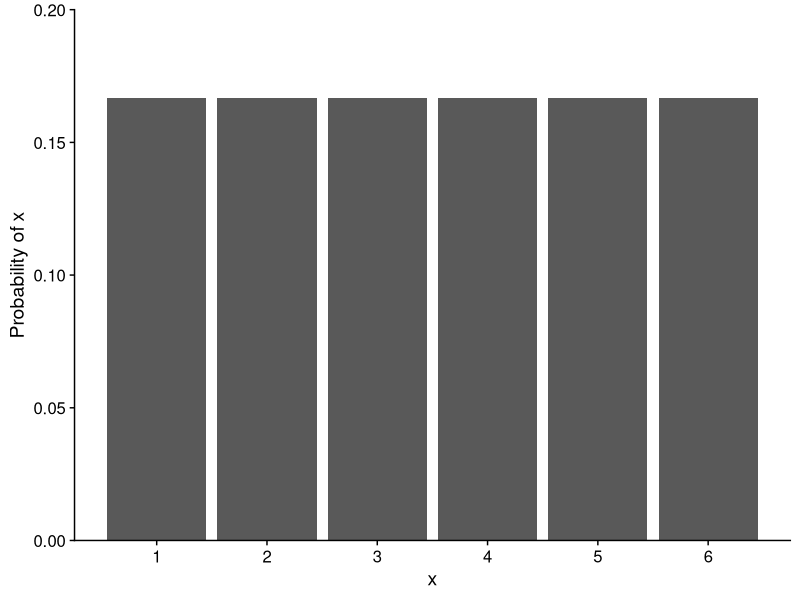
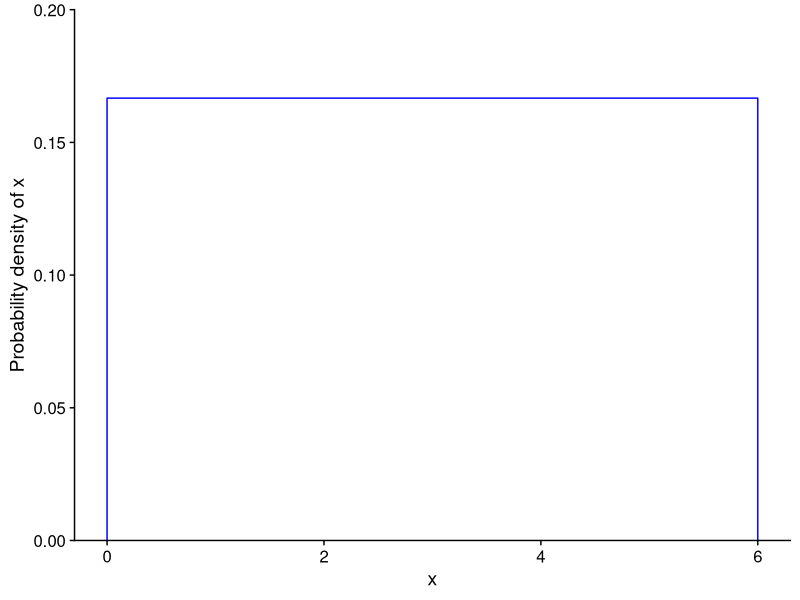
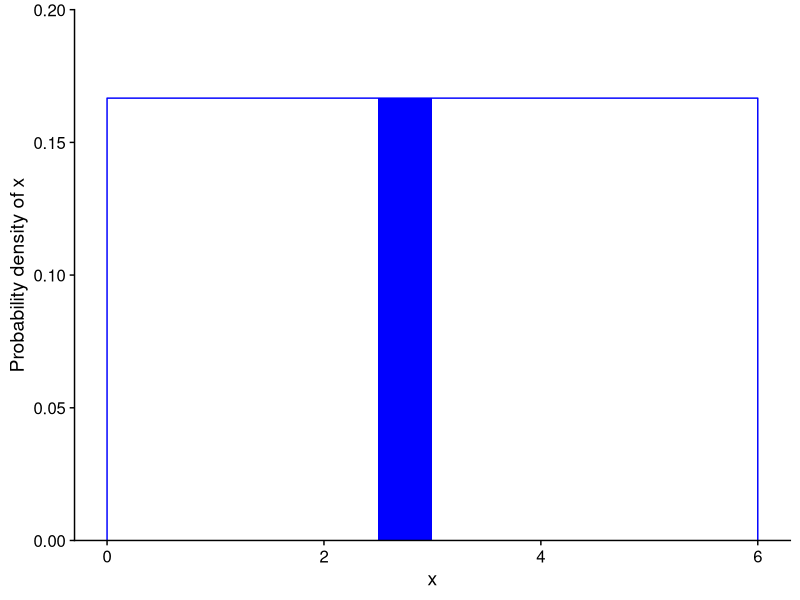
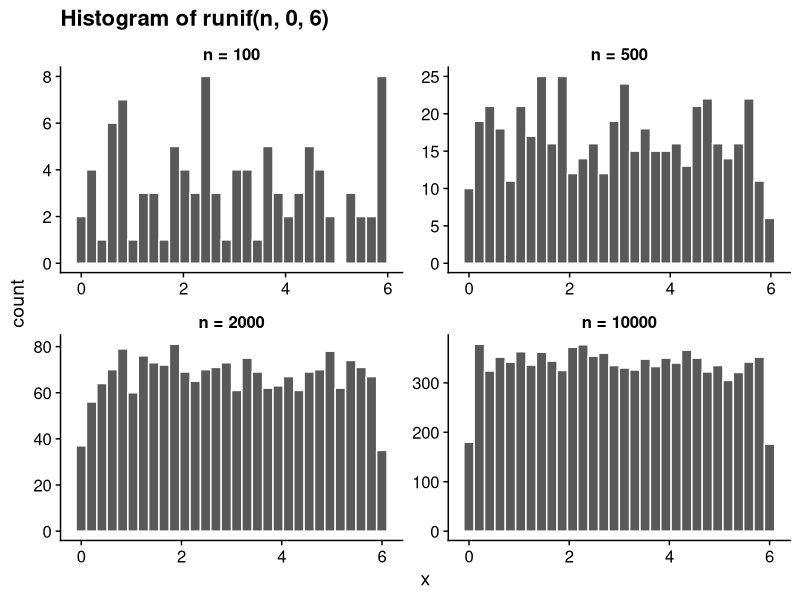
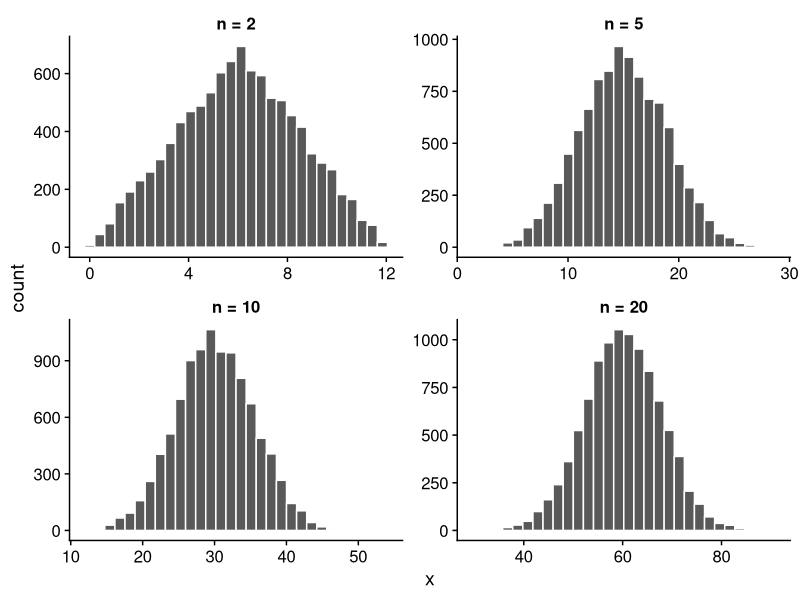
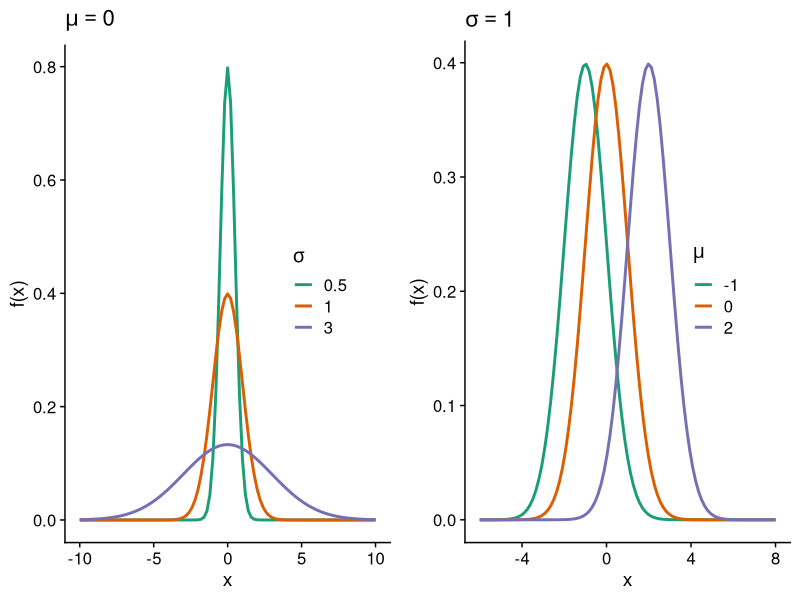

The R script that drew these images, in order: (Note: this script raises an error after producing the figures.)
## ---- chunk 1
knitr::opts_chunk$set(echo = TRUE)
library(tidyverse)
library(cowplot)
theme_set(theme_cowplot())
set.seed(7102)
## ---- chunk 2
ggplot(NULL, aes(x = 1:6, y = 1/6)) +
    labs(x = "x", y = "Probability of x") +
    geom_bar(stat = "identity") +
    scale_x_continuous(breaks = 1:6) +
    scale_y_continuous(expand = c(0, 0), limits = c(0, 0.2))
## ---- chunk 3
ggplot(NULL, aes(x = c(-1E-6, 1E-6, 6 - 1E-6, 6 + 1E-6), y = c(0, 1/6, 1/6, 0))) +
    labs(x = "x", y = "Probability density of x") +
    scale_y_continuous(expand = c(0, 0), limits = c(0, 0.2)) +
    geom_line(color = "blue")
## ---- chunk 4
ggplot(NULL, aes(x = c(-1E-6, 1E-6, 6 - 1E-6, 6 + 1E-6), y = c(0, 1/6, 1/6, 0))) +
    labs(x = "x", y = "Probability density of x") +
    scale_y_continuous(expand = c(0, 0), limits = c(0, 0.2)) +
    geom_line(color = "blue") +
    geom_rect(xmin = 2.5, xmax = 3, ymin = 0, ymax = 1/6, fill = "blue")
## ---- chunk 5
x <- runif(n = 10, min = 0, max = 6)
round(x, 2) # round shows values with 2 decimals
## ---- chunk 6
df <- data.frame(n = c(100, 500, 2000, 10000)) %>%
    mutate(x = map(n, ~ runif(n = ., min = 0, max = 6))) %>%
    unnest()
ggplot(df, aes(x = x)) +
    labs(title = "Histogram of runif(n, 0, 6)") +
    geom_histogram(color = "white") +
    facet_wrap(~ n, scales = "free", labeller = function(x) label_both(x, sep = " = ")) +
    theme(strip.background = element_blank(), strip.text = element_text(face = "bold"))
## ---- chunk 7
# Sum of n random variables with a uniform distribution between min and max
sum_unif <- function(n, min, max) {
    sum(runif(n, min, max))
}

n <- 10
x <- replicate(10000, sum_unif(n, 0, 6))
## ---- chunk 8
df <- data.frame(n = c(2, 5, 10, 20)) %>%
    mutate(x = map(n, ~ replicate(10000, sum_unif(., 0, 6)))) %>%
    unnest()
ggplot(df, aes(x = x)) +
    geom_histogram(color = "white") + 
    facet_wrap(~ n, scales = "free", labeller = function(x) label_both(x, sep = " = ")) +
    theme(strip.background = element_blank(), strip.text = element_text(face = "bold"))
## ---- chunk 9
p1 <- ggplot(data.frame(x = c(-10, 10)), aes(x)) +
    labs(y = "f(x)", title = expression(mu == 0), color = expression(sigma)) +
    stat_function(aes(color = "0.5"), fun = dnorm, args = list(mean = 0, sd = 0.5), size = 1) +
    stat_function(aes(color = "1"), fun = dnorm, args = list(mean = 0, sd = 1), size = 1) +
    stat_function(aes(color = "3"), fun = dnorm, args = list(mean = 0, sd = 3), size = 1) +
    scale_color_brewer(palette = "Dark2") +
    theme(legend.position = c(0.7, 0.5))

p2 <- ggplot(data.frame(x = c(-6, 8)), aes(x)) +
    labs(y = "f(x)", title = expression(sigma == 1), color = expression(mu)) +
    stat_function(aes(color = "-1"), fun = dnorm, args = list(mean = -1, sd = 1), size = 1) +
    stat_function(aes(color = "0"), fun = dnorm, args = list(mean = 0, sd = 1), size = 1) +
    stat_function(aes(color = "2"), fun = dnorm, args = list(mean = 2, sd = 1), size = 1) +
    scale_color_brewer(palette = "Dark2") +
    theme(legend.position = c(0.7, 0.5))

plot_grid(p1, p2, nrow = 1)
## ---- chunk 10

plot_c <- function(q) {
    ggplot(NULL, aes(x = c(-3, 3))) +
    labs(x = "z", y = "F(z)") +
    stat_function(fun = pnorm) +
    geom_point(aes(x = q, y = pnorm(q)), color = "blue", size = 2) +
    scale_y_continuous(expand = c(0, 0))
} 

plot_d <- function(q) {
    ggplot(NULL, aes(x = c(-3, 3))) +
    labs(x = "z", y = "f(z)") +
    stat_function(fun = dnorm) +
    stat_function(fun = function(x) ifelse(x <= q, dnorm(x), NA), geom = "area", fill = "blue") +
    scale_y_continuous(expand = c(0, 0))
}

plot_grid(plot_c(-1.5), plot_c(0), plot_c(1.25),
          plot_d(-1.5), plot_d(0), plot_d(1.25), nrow = 2, align = "v")
## ---- chunk 11
pnorm(2, mean = 0, sd = 1)
## ---- chunk 12
pnorm(1, mean = 0, sd = 1) - pnorm(-1, mean = 0, sd = 1)
## ---- chunk 13
qnorm(0.75, mean = 0, sd = 1)
## ---- chunk 14
test <- rnorm(99, mean = 6, sd = 4)

qqnorm(test)
qqline(test)
## ---- chunk 15
kejim <- read.csv("../donnees/cours1_kejimkujik.csv")

dhp <- kejim$dhp

qqnorm(dhp)
qqline(dhp)
## ---- chunk 16
ggplot(kejim, aes(x = dhp)) +
    geom_histogram(color = "white", fill = "blue", binwidth = 5) +
    scale_y_continuous(expand = c(0, 0))
## ---- chunk 17
tval <- rt(100, df = 2)
qqnorm(tval)
qqline(tval)
## ---- chunk 18
p1 <- ggplot(NULL, aes(x = c(-3, 3))) +
    labs(title = "Normal distribution", x = "y", y = "f(y)") +
    stat_function(fun = dnorm) +
    scale_y_continuous(expand = c(0, 0))
p2 <- ggplot(NULL, aes(x = c(exp(-5), exp(2)))) +
    labs(title = "Log-normal distribution", x = "x", y = "f(x)") +
    stat_function(fun = dlnorm) +
    scale_y_continuous(expand = c(0, 0))
plot_grid(p1, p2, nrow = 1)
## ---- chunk 19
qqnorm(log(dhp))
qqline(log(dhp))
## ---- chunk 20
p1 <- ggplot(NULL, aes(x = c(-3, 3))) +
    labs(title = "Logarithmic scale", x = "y", y = "f(y)") +
    stat_function(fun = dnorm, color = "blue", size = 1) +
    stat_function(fun = function(x) dnorm(x, 0, 0.5), color = "orange", size = 1) +
    scale_y_continuous(expand = c(0, 0))
p2 <- ggplot(NULL, aes(x = c(exp(-5), exp(2)))) +
    labs(title = "Original scale", x = "x", y = "f(x)") +
    stat_function(fun = dlnorm, color = "blue", size = 1) +
    stat_function(fun = function(x) dlnorm(x, 0, 0.5), color = "orange", size = 1) +
    scale_y_continuous(expand = c(0, 0))
plot_grid(p1, p2, nrow = 1)
## ---- chunk 21
c(qnorm(0.25), qnorm(0.75))
## ---- chunk 22
ggplot(NULL, aes(x = c(-3, 3))) +
    labs(x = "z", y = "f(z)") +
    stat_function(fun = dnorm) +
    stat_function(fun = function(x) ifelse(abs(x) > qnorm(0.95), dnorm(x), NA), geom = "area", fill = "red") +
    scale_y_continuous(expand = c(0, 0))
## ---- chunk 23
ggplot(data.frame(x = c(-4, 4)), aes(x)) +
    labs(y = "f(x)", color = "Distribution") +
    stat_function(aes(color = "z"), fun = dnorm, args = list(mean = 0, sd = 1), size = 1) +
    stat_function(aes(color = "t[4]"), fun = dt, args = list(df = 4), size = 1) +
    stat_function(aes(color = "t[9]"), fun = dt, args = list(df = 9), size = 1) +
    scale_color_brewer(palette = "Dark2", 
                       labels = c(expression(t[4]), expression(t[9]), expression(z))) +
    theme(legend.position = c(0.8, 0.5))
